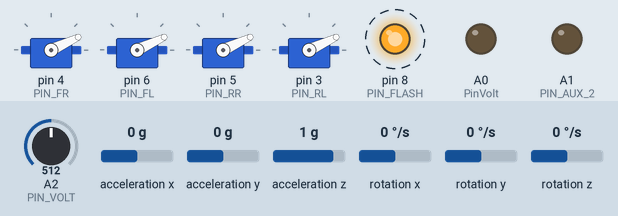
Simulated run of this sketch. Board: Arduino Uno, built with avr-gcc and run on an emulated ATmega328P. Shown: 4 × servo, output pins drawn as LEDs (lit = HIGH). Dashed ring = blinking. Inputs (shaded band) come from the test bench; at power-on: A2 (PIN_VOLT) = 512, acceleration x 0 g, acceleration y 0 g, acceleration z 1 g, rotation x 0 °/s, rotation y 0 °/s, rotation z 0 °/s. No radio packets arrive unless stated; what the sketch prints to the serial monitor is not drawn.

Above: at 4.7 s.
Timing chart, 0 to 7.5 s (numbered marks = the images above):
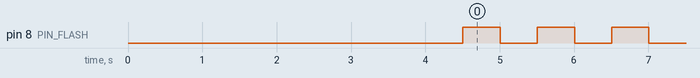

The sketch:

QUAD_2021.ino
```cpp
#include "Wire.h"
#include "WrapRadio.h"
#include "WrapEng.h"
#include "WrapGyro.h"

Extra extra;
WrapRadio wrapRadio;
WrapGyro wrapGyro;
WrapEng wrapEngine;

uint32_t curr_time = 0;

void setup() {
  Serial.begin(115200);
  Serial.println("X_real");

  Wire.begin();
  Wire.setClock(400000ul);

  wrapEngine.init();
  wrapRadio.init();
  wrapGyro.init();
}

void loop() {
  extra.flash(TIME_FLASH_MS); // heart beat
  extra.getVoltQuad(TIME_VOLT_MS, wrapRadio.ack_msg);
  extra.customCommand(wrapRadio.data_msg, TIME_CMD_UPD_MS);

  wrapGyro.getRealResultTimer(TIME_GYRO_MS);

  wrapRadio.getData(extra.voltOutput * 10, wrapEngine.isMaxReached, wrapEngine.numWarnEngine, wrapEngine.POWER_MAIN);

  wrapEngine.setGyroData(wrapGyro.ax_x_rl, wrapGyro.ax_y_rl, wrapGyro.ax_z_rl);
  wrapEngine.setData(wrapRadio.data_msg, wrapRadio.isConnLost, TIME_CMD_UPD_MS);
  wrapEngine.stabAndExec(TIME_ENGINE_MS);

  if (millis() - curr_time >= TIME_PID_MS) {
    curr_time = millis();
    Serial.print(wrapGyro.ax_z_rl);
    Serial.print(',');
    Serial.print(wrapEngine.setpointD1D2);

    /*Serial.print(wrapengine.POWER_FR);
      Serial.print(',');
      Serial.print(wrapengine.POWER_RL);
      Serial.print(',');*/
    //Serial.print(wrapGyro.ax_x_rl);
    //Serial.print(',');
    //Serial.print(wrapGyro.ax_y_rl);
    /*Serial.print(',');
      Serial.print(wrapengine.POWER_FL);
      Serial.print(',');
      Serial.print(wrapengine.POWER_RR);*/
    /*Serial.print(wrapengine.POWER_Diag_FRRL);
      Serial.print(',');
      Serial.print(wrapengine.POWER_Diag_FLRR);*/
    Serial.println();
  }
}
```

Defines.h
```cpp
#ifndef DEFINES_H
#define DEFINES_H

#include <Arduino.h>

// <----- DIGITAL PINS ----->

#define PIN_RL          3 // rear-left motor
#define PIN_FR          4 // front-right motor
#define PIN_RR          5 // rear-right motor
#define PIN_FL          6 // front-left motor

#define PIN_FLASH       8

#define PIN_NRF_CE      9
#define PIN_NRF_CS      10
#define PIN_NRF_MOSI    11
#define PIN_NRF_MISO    12
#define PIN_NRF_SCK     13

// <----- ANALOG PINS ----->

#define PIN_AUX_1       A0
#define PIN_AUX_2       A1

#define PIN_VOLT        A2
// GYRO                 A4
// GYRO                 A5

// <----- PERIODS ----->

#define TIME_PID_MS     20
#define TIME_GYRO_MS    20
#define TIME_ENGINE_MS  20
#define TIME_FLASH_MS   500
#define TIME_VOLT_MS    2000
#define TIME_CMD_UPD_MS 20
#define TIME_IS_LOST_MS 2000
#define TIME_NEW_RADIO  20000

#define EPOC_FOR_DOWN   40

// <----- CONSTANT VALUES ----->

// DATA
#define SIZE_OF_DATA    6
#define SIZE_OF_ACK     6

#define DATA_MIN        0
#define DATA_AVRG       1
#define DATA_MAX        2

// ENGINES
#define MIN_POWER       800
#define MAX_POWER       2300
#define POWER_FULL_DIFF ((MAX_POWER) - (MIN_POWER))
#define MIN_UP_POWER    1000
#define WARN_MAIN_POWER 2100
#define WARN_ENG_POWER  2200
#define THR_ADD_POWER   2
#define THR_SUB_POWER   1

// GYRO
#define TO_DEG          57.295779513082320
#define SMOOTH_COEFF    1.0f // config 0-smooth...1-sharp
#define SET_P_R_ANG     8.0f
#define SET_YAW_ANG     0.2f

// VOLTAGE
#define VOLT_COEFF_K    81.49f // MAGIC VALUE
#define VOLT_COEFF_B    -3.47f // MAGIC VALUE
#define VOLT_MIN        10.05f // 3 x 3.35V
#define VOLT_MAX        12.6f // 3 x 4.2V

// PID
#define PID_KP_XY       2.0f
#define PID_KI_XY       2.0f
#define PID_KD_XY       0.8f // 0.7f
#define PID_KI_Z        1.0f
#define PID_KD_Z        0.2f
#define PID_LIM_COEFF_XY  0.7f
#define PID_LIM_COEFF_Z   0.5f

// BYTES MSG
#define BT_MSG_YAW      0
#define BT_MSG_THR      1
#define BT_MSG_AUX1     2
#define BT_MSG_ROLL     3
#define BT_MSG_PTCH     4
#define BT_MSG_AUX2     5

// BYTES ACK
#define BT_ACK_VOLT     0
#define BT_ACK_WARN     1
#define BT_ACK_NUME     2
#define BT_ACK_POWR     3

#endif // DEFINES_H
```

WrapEng.cpp
```cpp
#include "WrapEng.h"

void WrapEng::init() {
  pinMode(PIN_FR, OUTPUT);
  pinMode(PIN_FL, OUTPUT);
  pinMode(PIN_RR, OUTPUT);
  pinMode(PIN_RL, OUTPUT);

  motorFR.attach(PIN_FR);
  motorFL.attach(PIN_FL);
  motorRR.attach(PIN_RR);
  motorRL.attach(PIN_RL);

  motorFR.writeMicroseconds(MAX_POWER);
  motorFL.writeMicroseconds(MAX_POWER);
  motorRR.writeMicroseconds(MAX_POWER);
  motorRL.writeMicroseconds(MAX_POWER);
  delay(2000);

  motorFR.writeMicroseconds(MIN_POWER);
  motorFL.writeMicroseconds(MIN_POWER);
  motorRR.writeMicroseconds(MIN_POWER);
  motorRL.writeMicroseconds(MIN_POWER);
  delay(2000);

  regulator_FR_RL.setDirection(NORMAL);
  regulator_FR_RL.setLimits(-(POWER_FULL_DIFF * PID_LIM_COEFF_XY),
                            POWER_FULL_DIFF * PID_LIM_COEFF_XY);
  regulator_FR_RL.setDt(TIME_PID_MS);
  regulator_FR_RL.setpoint = 0.0f;
  regulator_FR_RL.Kp = PID_KP_XY;
  regulator_FR_RL.Ki = PID_KI_XY;
  regulator_FR_RL.Kd = PID_KD_XY;

  regulator_FL_RR.setDirection(NORMAL);
  regulator_FL_RR.setLimits(-(POWER_FULL_DIFF * PID_LIM_COEFF_XY),
                            POWER_FULL_DIFF * PID_LIM_COEFF_XY);
  regulator_FL_RR.setDt(TIME_PID_MS);
  regulator_FL_RR.setpoint = 0.0f;
  regulator_FL_RR.Kp = PID_KP_XY;
  regulator_FL_RR.Ki = PID_KI_XY;
  regulator_FL_RR.Kd = PID_KD_XY;

  regulator_D1_D2.setDirection(NORMAL);
  regulator_D1_D2.setLimits(-(POWER_FULL_DIFF * PID_LIM_COEFF_Z),
                            POWER_FULL_DIFF * PID_LIM_COEFF_Z);
  regulator_D1_D2.setDt(TIME_PID_MS);
  regulator_D1_D2.setpoint = 0.0f;
  regulator_D1_D2.Kp = 0.0f;
  regulator_D1_D2.Ki = PID_KI_Z;
  regulator_D1_D2.Kd = PID_KD_Z;

  powers[0] = &POWER_FR;
  powers[1] = &POWER_FL;
  powers[2] = &POWER_RR;
  powers[3] = &POWER_RL;
}

void WrapEng::setGyroData(float ax_x, float ax_y, float ax_z) {
  regulator_FR_RL.input = ax_x;
  regulator_FL_RR.input = ax_y;
  regulator_D1_D2.input = ax_z;
}

void WrapEng::setData(uint8_t* msg_data, bool isConnLost, uint32_t ms) {
  if (millis() - prevCmndMs >= ms) {
#ifdef DEBUG_ENG
    Serial.print(millis() - prevCmndMs);
    Serial.print("_");
    Serial.print(counter);
    Serial.print("_");
    Serial.println(__func__);
#endif
    prevCmndMs = millis();  // запоминаем момент времени
    //_________________________
    if (isConnLost) state = State::CONN_LOST;
    else state = State::OK;
    // --- --- --- --- ---
    if (state == State::OK) analyzeCommands(msg_data);
    if (state == State::CONN_LOST) connectionLost();
  }
}

void WrapEng::stabAndExec(uint32_t ms) {
  if (millis() - prevApplyMs >= ms) {
#ifdef DEBUG_ENG
    Serial.print(millis() - prevApplyMs);
    Serial.print("_");
    Serial.print(counter);
    Serial.print("_");
    Serial.println(__func__);
    counter++;
#endif
    prevApplyMs = millis();  // запоминаем момент времени
    //_________________________
    // --- --- --- --- ---> D1 <-o-> D2 <--- --- --- --- ---
    uint16_t pid_D1_D2 = 0;
    if (POWER_MAIN >= MIN_UP_POWER) {
      pid_D1_D2 = regulator_D1_D2.getResult();
    } else {
      pid_D1_D2 = 0;
      regulator_D1_D2.integral = 0.0f;
    }
    POWER_Diag_FRRL = POWER_MAIN + pid_D1_D2;
    POWER_Diag_FLRR = POWER_MAIN - pid_D1_D2;

    // --- --- --- --- ---> Diag FR <-o-> RL <--- --- --- --- ---
    uint16_t pid_FR_RL = 0;
    if (POWER_Diag_FRRL >= MIN_UP_POWER) {
      pid_FR_RL = (uint16_t)regulator_FR_RL.getResult();
    } else {
      pid_FR_RL = 0;
      regulator_FR_RL.integral = 0.0f;
    }
    POWER_FR = POWER_Diag_FRRL + pid_FR_RL;
    POWER_RL = POWER_Diag_FRRL - pid_FR_RL;

    // --- --- --- --- ---> Diag FL <-o-> RR <--- --- --- --- ---
    uint16_t pid_FL_RR = 0;
    if (POWER_Diag_FLRR >= MIN_UP_POWER) {
      pid_FL_RR = (uint16_t)regulator_FL_RR.getResult();
    } else {
      pid_FL_RR = 0;
      regulator_FL_RR.integral = 0.0f;
    }
    POWER_FL = POWER_Diag_FLRR - pid_FL_RR;
    POWER_RR = POWER_Diag_FLRR + pid_FL_RR;

    checkMinMax();
    checkWarning();

    // Diag FR <-o-> RL
    motorFR.writeMicroseconds(POWER_FR);
    motorRL.writeMicroseconds(POWER_RL);
    // Diag FL <-o-> RR
    motorFL.writeMicroseconds(POWER_FL);
    motorRR.writeMicroseconds(POWER_RR);
  }
}

void WrapEng::checkMinMax() {
  for (size_t i = 0; i < 4; i++) {
    if (*powers[i] < MIN_POWER) *powers[i] = MIN_POWER;
    if (*powers[i] > MAX_POWER) *powers[i] = MAX_POWER;
  }
}

void WrapEng::checkWarning() {
  uint16_t maxPower = 0;
  for (size_t i = 0; i < 4; i++) {
    if (*powers[i] > maxPower) {
      maxPower = *powers[i];
      numWarnEngine = i + 1;
    }
  }
  isMaxReached = (maxPower > WARN_ENG_POWER) ? true : false;
}

void WrapEng::analyzeCommands(uint8_t* msgData) {
#ifdef DEBUG_ENG
  Serial.print(millis() - prevCmndMs);
  Serial.print("_");
  Serial.println(__func__);
#endif
  // ---------- [1] THROTTLE ----------
  if (msgData[BT_MSG_THR] == DATA_MAX) {
    if (!isMaxReached && POWER_MAIN < WARN_MAIN_POWER)
      POWER_MAIN += THR_ADD_POWER;
  }
  if (msgData[BT_MSG_THR] == DATA_MIN) {
    if (POWER_MAIN > MIN_POWER)
      POWER_MAIN -= THR_SUB_POWER;
  }

  // ---------- [0] YAW ----------
  if (msgData[BT_MSG_YAW] == DATA_MAX) {
    setpointD1D2 += SET_YAW_ANG;
  }
  if (msgData[BT_MSG_YAW] == DATA_MIN) {
    setpointD1D2 -= SET_YAW_ANG;
  }

  // ---------- [3] ROLL + [4] PITCH ----------
  float setpointFRRL = 0.0f;
  float setpointFLRR = 0.0f;

  if (msgData[BT_MSG_PTCH] == DATA_MAX && msgData[BT_MSG_ROLL] == DATA_MAX) {  // Diag1+ (FRRL)
    setpointFRRL += SET_P_R_ANG;
  }
  if (msgData[BT_MSG_PTCH] == DATA_MIN && msgData[BT_MSG_ROLL] == DATA_MIN) {  // Diag1- (FRRL)
    setpointFRRL -= SET_P_R_ANG;
  }

  if (msgData[BT_MSG_PTCH] == DATA_MAX && msgData[BT_MSG_ROLL] == DATA_MIN) {  // Diag2+ (FLRR)
    setpointFLRR += SET_P_R_ANG;
  }
  if (msgData[BT_MSG_PTCH] == DATA_MIN && msgData[BT_MSG_ROLL] == DATA_MAX) {  // Diag2- (FLRR)
    setpointFLRR -= SET_P_R_ANG;
  }

  if (msgData[BT_MSG_PTCH] == DATA_AVRG && msgData[BT_MSG_ROLL] == DATA_MAX) {  // ROLL+
    setpointFRRL += SET_P_R_ANG;
    setpointFLRR += SET_P_R_ANG;
  }
  if (msgData[BT_MSG_PTCH] == DATA_AVRG && msgData[BT_MSG_ROLL] == DATA_MIN) {  // ROLL-
    setpointFRRL -= SET_P_R_ANG;
    setpointFLRR -= SET_P_R_ANG;
  }

  if (msgData[BT_MSG_PTCH] == DATA_MAX && msgData[BT_MSG_ROLL] == DATA_AVRG) {  // PITCH+
    setpointFRRL += SET_P_R_ANG;
    setpointFLRR -= SET_P_R_ANG;
  }
  if (msgData[BT_MSG_PTCH] == DATA_MIN && msgData[BT_MSG_ROLL] == DATA_AVRG) {  // PITCH-
    setpointFRRL -= SET_P_R_ANG;
    setpointFLRR += SET_P_R_ANG;
  }

  // ----- apply offsets -----
  regulator_D1_D2.setpoint = setpointD1D2;
  regulator_FR_RL.setpoint = setpointFRRL;
  regulator_FL_RR.setpoint = setpointFLRR;

  // CUSTOM COMMANDS
  if (msgData[BT_MSG_THR] == DATA_MIN && msgData[BT_MSG_AUX2] == DATA_MAX) {  // FULL DOWN
    POWER_MAIN = MIN_POWER;
  }
}

void WrapEng::connectionLost() {
#ifdef DEBUG_ENG
  Serial.print(millis() - prevCmndMs);
  Serial.print("_");
  Serial.println(__func__);
#endif
  if (POWER_MAIN >= MIN_UP_POWER) {
    countPowerDown++;
    if (countPowerDown >= EPOC_FOR_DOWN) {
      POWER_MAIN -= THR_SUB_POWER;
      countPowerDown = 0;
    }
  } else {
    POWER_MAIN = MIN_POWER;
  }
}
```

WrapEng.h
```cpp
#ifndef WRAPENG_H
#define WRAPENG_H

#include <Servo.h>
#include <GyverPID.h>

#include "Defines.h"

//#define DEBUG_ENG

enum State {
  OK,
  CONN_LOST
};

class WrapEng {
  public:
    uint16_t POWER_MAIN = MIN_POWER;
    uint16_t POWER_Diag_FRRL = POWER_MAIN;
    uint16_t POWER_Diag_FLRR = POWER_MAIN;

    uint16_t POWER_FR = MIN_POWER;
    uint16_t POWER_FL = MIN_POWER;
    uint16_t POWER_RR = MIN_POWER;
    uint16_t POWER_RL = MIN_POWER;

    float setpointD1D2 = 0.0f;

    // IS MAX
    bool isMaxReached = false;
    uint8_t numWarnEngine = 0;

    void init();
    void setGyroData(float ax_x, float ax_y, float ax_z);
    void setData(uint8_t* msgData, bool isConnLost, uint32_t ms);
    void stabAndExec(uint32_t ms);

  private:
    State state = State::CONN_LOST;

    uint32_t prevApplyMs = 0;
    uint32_t prevCmndMs = 0;

    GyverPID regulator_FR_RL;
    GyverPID regulator_FL_RR;
    GyverPID regulator_D1_D2;

    Servo motorFR;  // 1
    Servo motorFL;  // 2
    Servo motorRR;  // 3
    Servo motorRL;  // 4

#ifdef DEBUG_ENG
    uint16_t counter = 0;
#endif

    uint8_t countPowerDown = 0;

    uint16_t* powers[4];
    void checkMinMax();
    void checkWarning();

    void analyzeCommands(uint8_t* msg_data);
    void connectionLost();
};

#endif  // WRAPENG_H
```

WrapGyro.cpp
```cpp
#include "WrapGyro.h"

#include "MPU6050_6Axis_MotionApps_V6_12.h"

MPU6050 mpu;

Quaternion q;           // [w, x, y, z]         quaternion container
VectorFloat gravity;    // [x, y, z]            gravity vector

void WrapGyro::init() {
  mpu.initialize(); // первичная настройка датчика

  devStatus = mpu.dmpInitialize();
  mpu.setDMPEnabled(true);
  mpu.CalibrateGyro();
}

void WrapGyro::getRealResultTimer(uint32_t ms) {
  if (millis() - prevRealMs >= ms) {
#ifdef DEBUG_GYRO
    Serial.print(millis() - prevRealMs); Serial.print("_");
    Serial.print(counter_rl); Serial.print("_");
    Serial.println(__func__);
    counter_rl++;
#endif
    prevRealMs = millis(); // запоминаем момент времени
    //_________________________
    getData(ax_x_rl, ax_y_rl, ax_z_rl);
  }
}

void WrapGyro::getData(float &axis_x, float &axis_y, float &axis_z) {
  if (!mpu.dmpGetCurrentFIFOPacket(fifoBuffer))
    mpu.resetFIFO();

  mpu.dmpGetQuaternion(&q, fifoBuffer);
  mpu.dmpGetGravity(&gravity, &q);
  mpu.dmpGetYawPitchRoll(ypr, &q, &gravity);
  axis_x = ypr[2] * toDeg;
  axis_y = ypr[1] * toDeg;
  axis_z = ypr[0] * toDeg;
}
```

WrapGyro.h
```cpp
#ifndef WRAPGYRO_H
#define WRAPGYRO_H

#include "Defines.h"

//#define DEBUG_GYRO

class WrapGyro
{
  public:
    void init();

    float ax_x_rl = 0.0f;
    float ax_y_rl = 0.0f;
    float ax_z_rl = 0.0f;

    void getRealResultTimer(uint32_t ms);

  private:
    uint8_t devStatus = 0;      // return status after each device operation (0 = success, !0 = error)
    uint8_t fifoBuffer[64];     // FIFO storage buffer
    uint16_t fifoCount = 0;     // count of all bytes currently in FIFO
    const float toDeg = 180.0 / M_PI;
    float ypr[3];               // [yaw, pitch, roll]   yaw/pitch/roll container and gravity vector*/

    uint32_t prevRealMs = 0;

#ifdef DEBUG_GYRO
    uint16_t counter_rl = 0;
#endif

    void getData(float &axis_x, float &axis_y, float &axis_z);
};
#endif // WRAPGYRO_H
```

WrapRadio.cpp
```cpp
#include "WrapRadio.h"

WrapRadio::WrapRadio() {
  radio = new RF24(PIN_NRF_CE, PIN_NRF_CS);
}

WrapRadio::~WrapRadio() {
  delete radio;
}

void WrapRadio::init() {
  if (radio != NULL) {
    radio->begin();
    radio->setAutoAck(true);
    radio->enableAckPayload();
    radio->setPayloadSize(SIZE_OF_DATA);

    radio->openReadingPipe(1, 0x7878787878LL);
    radio->setChannel(0x60);

    radio->setPALevel(RF24_PA_MAX); // RF24_PA_MIN, RF24_PA_LOW, RF24_PA_HIGH, RF24_PA_MAX
    radio->setDataRate(RF24_1MBPS); // RF24_2MBPS, RF24_1MBPS, RF24_250KBPS

    radio->powerUp();
    radio->startListening();
  }
  else {
    Serial.println("Null pointer in WrapRadio");
  }
}

void WrapRadio::getData(uint8_t volt, bool isReached, uint8_t numEng, uint16_t mainPower) {
  uint8_t pwr = (uint8_t)(((mainPower - MIN_POWER) / 1500.0f) * 10);
  if (pwr >= 10) pwr = 9;
  ack_msg[BT_ACK_VOLT] = volt;
  ack_msg[BT_ACK_WARN] = isReached;
  ack_msg[BT_ACK_NUME] = numEng;
  ack_msg[BT_ACK_POWR] = pwr;
  if (radio->available(&pipeNum)) {
    radio->read(&data_msg, SIZE_OF_DATA);
    radio->writeAckPayload(pipeNum, ack_msg, SIZE_OF_ACK);
    // ____________
    lastGetData = millis();
  }
  else {
    noGetData = millis();
  }

  int32_t diffGetDataMs = noGetData - lastGetData;
  if (diffGetDataMs > TIME_IS_LOST_MS) {
    isConnLost = true;
    data_msg[BT_MSG_YAW] = DATA_AVRG;
    data_msg[BT_MSG_THR] = DATA_AVRG;
    data_msg[BT_MSG_AUX1] = DATA_MIN;
    data_msg[BT_MSG_ROLL] = DATA_AVRG;
    data_msg[BT_MSG_PTCH] = DATA_AVRG;
    data_msg[BT_MSG_AUX2] = DATA_MIN;
  }
  else {
    isConnLost = false;
  }
  // ---> Creating new radio for good ACK sending <---
  if (millis() - prevNewRadio >= TIME_NEW_RADIO) {
#ifdef DEBUG_RAD
    Serial.println("Creating new radio");
    Serial.print(millis() - prevNewRadio); Serial.print("_");
    Serial.println(__func__);
#endif
    prevNewRadio = millis();
    //_________________________
    delete radio;
    radio = new RF24(PIN_NRF_CE, PIN_NRF_CS);
    init();
  }
}

Extra::Extra():
  PinFlash(PIN_FLASH), PinVolt(PIN_VOLT),
  PinAux1(PIN_AUX_1), PinAux2(PIN_AUX_2) {
  pinMode(PinFlash, OUTPUT);
  pinMode(PinVolt, INPUT);
  pinMode(PinAux1, OUTPUT);
  pinMode(PinAux2, OUTPUT);
}

void Extra::flash(uint32_t ms) {
  if (millis() - prevFlashMs >= ms) {
#ifdef DEBUG_EXTRA
    Serial.print(millis() - prevFlashMs); Serial.print("_");
    Serial.println(__func__);
#endif
    prevFlashMs = millis();
    //_________________________
    (flashState == LOW) ? flashState = HIGH : flashState = LOW;

    digitalWrite(PinFlash, flashState);
  }
}

void Extra::getVoltQuad(uint32_t ms, uint8_t* ack) {
  if (millis() - prevVoltMs >= ms) {
#ifdef DEBUG_EXTRA
    Serial.print(millis() - prevVoltMs); Serial.print("_");
    Serial.println(__func__);
#endif
    prevVoltMs = millis();
    //_________________________
    uint16_t readSignal = analogRead(PinVolt);
    voltOutput = ((float)readSignal - VOLT_COEFF_B) / VOLT_COEFF_K;
    // in percents
    float diffCurr = voltOutput - VOLT_MIN;
    voltPercent = (diffCurr / diffMinMax) * 100;
    // --- raw voltage ---
    uint8_t rawVoltArr[sizeof (uint16_t)] = {0};
    memcpy(rawVoltArr, &readSignal, sizeof (uint16_t));
    ack[4] = rawVoltArr[0];
    ack[5] = rawVoltArr[1];
  }
}

void Extra::customCommand(uint8_t* msg_data, uint32_t ms) {
  if (millis() - prevCmndMs >= ms) {
#ifdef DEBUG_EXTRA
    Serial.print(millis() - prevCmndMs); Serial.print("_");
    Serial.println(__func__);
#endif
    prevCmndMs = millis();
    //_________________________
    // implement
    if (msg_data[BT_MSG_AUX1] == DATA_MAX) // left
      /*todo*/; // AUX 1
    if (msg_data[BT_MSG_AUX2] == DATA_MAX && msg_data[BT_MSG_THR] != DATA_MIN) // right
      /*todo*/; // AUX 2
  }
}
```

Source omitted: WrapRadio.h (1315 bytes)

Measured:
- by itself, pin 8 (PIN_FLASH): alternates HIGH for 0.50 s and LOW for 0.50 s
